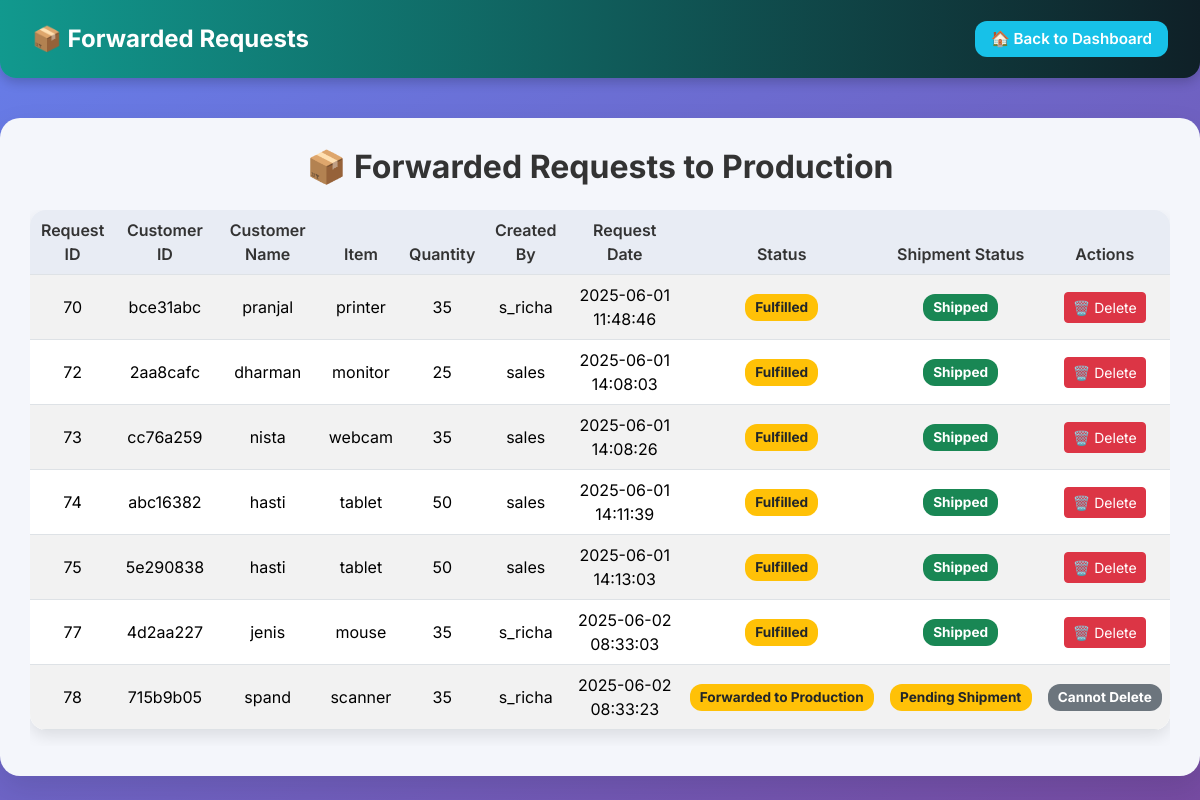
The page /warehouse_forwarded on the database its author committed.
### tables this page shows
CREATE TABLE "requests" (
	"id"	INTEGER,
	"item"	TEXT,
	"item_quantity"	INTEGER,
	"comment"	NUMERIC,
	"created_by"	TEXT NOT NULL,
	"assigned_to"	TEXT DEFAULT 'warehouse',
	"status"	TEXT DEFAULT 'Submitted' CHECK("status" IN ('Submitted', 'In Review', 'Fulfilled', 'Declined', 'Forwarded to Production')),
	"created_at"	TEXT DEFAULT CURRENT_TIMESTAMP,
	"updated_at"	TEXT DEFAULT CURRENT_TIMESTAMP,
	"warehouse_comment"	TEXT,
	"tracking_id"	TEXT,
	"courier_name"	TEXT,
	"delivery_date"	TEXT,
	"shipment_status"	TEXT DEFAULT 'Pending',
	"stock_available"	TEXT DEFAULT 'Yes' CHECK("stock_available" IN ('Yes', 'No')),
	"planner_comments"	TEXT,
	"estimated_completion_date"	TEXT,
	"urgency"	TEXT, was_forwarded INTEGER DEFAULT 0, customer_name TEXT, customer_id TEXT, request_type TEXT DEFAULT 'New', response TEXT,
	PRIMARY KEY("id" AUTOINCREMENT)
);

### app.py (the view)
@app.route('/warehouse_forwarded')
def warehouse_forwarded():
    conn = sqlite3.connect('database/4s.db')
    conn.row_factory = sqlite3.Row
    c = conn.cursor()
    c.execute("SELECT * FROM requests WHERE was_forwarded = 1")
    forwarded_requests = c.fetchall()
    updated_requests = []
    for row in forwarded_requests:
        row_dict = dict(row)
        row_dict['customer_id'] = row['customer_id'] if 'customer_id' in row.keys() else 'N/A'
        row_dict['customer_name'] = row['customer_name'] if 'customer_name' in row.keys() else 'N/A'
        updated_requests.append(row_dict)
    conn.close()
    return render_template('warehouse_forwarded.html', requests=updated_requests)

### Templates/warehouse_forwarded.html (shortened to what this page needs)
<!DOCTYPE html>
<html lang="en">
<head>
  <link href="https://cdn.jsdelivr.net/npm/bootstrap@5.3.3/dist/css/bootstrap.min.css" rel="stylesheet">
</head>
<body>
<nav class="navbar">
  <a class="navbar-brand" href="/warehouse_dashboard">📦 Forwarded Requests</a>
  <a href="/warehouse_dashboard" class="btn-back">🏠 Back to Dashboard</a>
</nav>
<div class="content-box">
  <h2>📦 Forwarded Requests to Production</h2>
  <div class="table-responsive">
    <table class="table table-striped table-hover align-middle">
      <thead>
        <tr>
          <th>Request ID</th>
          <th>Customer ID</th>
          <th>Customer Name</th>
          <th>Item</th>
          <th>Quantity</th>
          <th>Created By</th>
          <th>Request Date</th>
          <th>Status</th>
          <th>Shipment Status</th>
          <th>Actions</th>
        </tr>
      </thead>
      <tbody>
        {% for req in requests %}
        <tr>
          <td>{{ req['id'] }}</td>
          <td>{{ req['customer_id'] }}</td>
          <td>{{ req['customer_name'] }}</td>
          <td>{{ req['item'] }}</td>
          <td>{{ req['item_quantity'] }}</td>
          <td>{{ req['created_by'] }}</td>
          <td>{{ req['created_at'] }}</td>
          <td>
            <span class="badge bg-warning text-dark">{{ req['status'] }}</span>
          </td>
          <td>
            {% if req['status'] == 'Fulfilled' %}
              <span class="badge bg-success">Shipped</span>
            {% else %}
              <span class="badge bg-warning text-dark">Pending Shipment</span>
            {% endif %}
          </td>
          <td>
      {% if req['status'] == 'Fulfilled' %}
        <form method="POST" action="/warehouse_forwarded/delete/{{ req['id'] }}" onsubmit="return confirm('Are you sure you want to delete this shipped request?');">
          <button type="submit" class="btn btn-sm btn-danger">🗑️ Delete</button>
        </form>
      {% else %}
        <span class="badge bg-secondary">Cannot Delete</span>
      {% endif %}
    </td>
        </tr>
        {% endfor %}
      </tbody>
    </table>
  </div>
</div>
</body>
</html>

### Templates/warehouse_forwarded.html (style rules this page uses)
body { font-family: 'Inter', sans-serif; background: linear-gradient(to bottom right, #667eea, #764ba2); min-height: 100vh; margin: 0; padding: 0; }
.navbar { background: linear-gradient(90deg, #11998e, #0f2027); color: white; padding: 1rem 2rem; border-radius: 0 0 1rem 1rem; box-shadow: 0 4px 12px rgba(0, 0, 0, 0.2); display: flex; justify-content: space-between; align-items: center; }
.navbar-brand { color: white !important; font-size: 1.5rem; font-weight: 700; }
.btn-back { background-color: #17c1e8; color: white; font-weight: 600; border: none; border-radius: 0.75rem; padding: 0.4rem 1rem; font-size: 0.95rem; text-decoration: none; }
.content-box { background: #f4f6fb; margin: 40px auto; padding: 30px; border-radius: 1.25rem; max-width: 1200px; box-shadow: 0 12px 30px rgba(0, 0, 0, 0.1); }
h2 { font-weight: 700; color: #333; margin-bottom: 1.5rem; text-align: center; }
.table { border-radius: 1rem; overflow: hidden; box-shadow: 0 6px 16px rgba(0, 0, 0, 0.1); }
.table th { background-color: #e8ecf4; font-weight: 600; color: #333; text-align: center; }
.table td { text-align: center; vertical-align: middle; }
.table-striped > tbody > tr:nth-of-type(odd) { background-color: #fdfdfd; }
.badge { font-size: 0.85rem; padding: 0.5em 0.75em; border-radius: 0.75rem; }

### rows shown on the page
requests: id "70", customer_id "bce31abc", customer_name "pranjal", item "printer", item_quantity "35", created_by "s_richa", created_at "2025-06-01 11:48:46", status "Fulfilled", shows "Shipped"
requests: id "72", customer_id "2aa8cafc", customer_name "dharman", item "monitor", item_quantity "25", created_by "sales", created_at "2025-06-01 14:08:03", status "Fulfilled", shows "Shipped"
requests: id "73", customer_id "cc76a259", customer_name "nista", item "webcam", item_quantity "35", created_by "sales", created_at "2025-06-01 14:08:26", status "Fulfilled", shows "Shipped"
requests: id "74", customer_id "abc16382", customer_name "hasti", item "tablet", item_quantity "50", created_by "sales", created_at "2025-06-01 14:11:39", status "Fulfilled", shows "Shipped"
requests: id "75", customer_id "5e290838", customer_name "hasti", item "tablet", item_quantity "50", created_by "sales", created_at "2025-06-01 14:13:03", status "Fulfilled", shows "Shipped"
requests: id "77", customer_id "4d2aa227", customer_name "jenis", item "mouse", item_quantity "35", created_by "s_richa", created_at "2025-06-02 08:33:03", status "Fulfilled", shows "Shipped"
requests: id "78", customer_id "715b9b05", customer_name "spand", item "scanner", item_quantity "35", created_by "s_richa", created_at "2025-06-02 08:33:23", status "Forwarded to Production", shows "Pending Shipment", shows "Cannot Delete"
